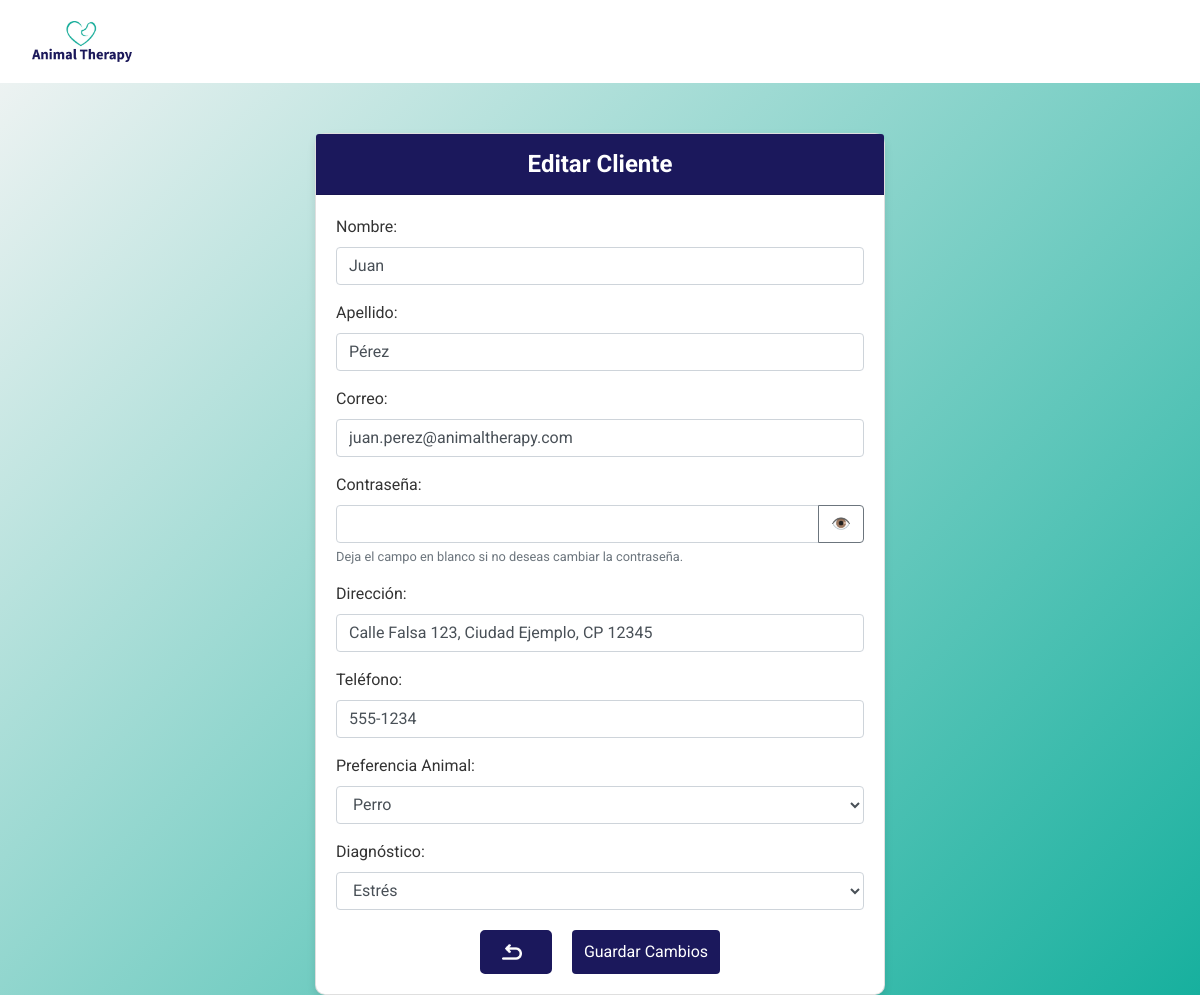
Page /panel_admin/secciones/cliente/updateCliente.php?id=17 (signed in) on the committed database.
### tables this page shows
CREATE TABLE `cliente` (
  `cliente_id` int NOT NULL AUTO_INCREMENT,
  `User_usuario_id` int NOT NULL,
  `direccion` varchar(255) DEFAULT 'en espera',
  `telefono` varchar(225) DEFAULT NULL,
  `Preferencia_animal` varchar(255) DEFAULT NULL,
  `diagnostico` varchar(255) DEFAULT NULL,
  PRIMARY KEY (`cliente_id`),
  KEY `fk_Cliente_User1_idx` (`User_usuario_id`),
  CONSTRAINT `fk_Cliente_User1` FOREIGN KEY (`User_usuario_id`) REFERENCES `user` (`usuario_id`) ON DELETE CASCADE ON UPDATE CASCADE
);

CREATE TABLE `user` (
  `usuario_id` int NOT NULL AUTO_INCREMENT,
  `nombre` varchar(255) NOT NULL,
  `apellido` varchar(255) NOT NULL,
  `correo` varchar(255) NOT NULL,
  `contrasena` varchar(255) NOT NULL,
  PRIMARY KEY (`usuario_id`),
  UNIQUE KEY `correo` (`correo`)
);

### panel_admin/secciones/cliente/updateCliente.php (the view, shortened to what this page needs)
<?php
include ('../../conexion.php');
$id = $_GET['id'];
$query_cliente = "
    SELECT u.nombre, u.apellido, u.correo, u.contrasena,
           c.direccion, c.telefono, c.Preferencia_animal, c.diagnostico
    FROM user u
    INNER JOIN cliente c ON u.usuario_id = c.User_usuario_id
    WHERE u.usuario_id = $id";
$result_cliente = mysqli_query($con, $query_cliente);
$cliente = mysqli_fetch_assoc($result_cliente);
?>
<!DOCTYPE html>
<html lang="es">
<head>
    <link rel="stylesheet" href="https://maxcdn.bootstrapcdn.com/bootstrap/4.5.2/css/bootstrap.min.css">
</head>
<body>
    <nav class="navbar navbar-expand-lg navbar-light">
        <a class="navbar-brand" href="../../index1.php">
            <img src="logoat.jpg" alt="Logo">
        </a>
    </nav>
    <div class="container">
        <div class="card">
            <div class="card-header">Editar Cliente</div>
            <div class="card-body">
                <form method="post">
                    <div class="form-group">
                        <label for="nombre">Nombre:</label>
                        <input type="text" class="form-control" id="nombre" name="nombre" value="<?php echo $cliente['nombre']; ?>" required>
                    </div>
                    <div class="form-group">
                        <label for="apellido">Apellido:</label>
                        <input type="text" class="form-control" id="apellido" name="apellido" value="<?php echo $cliente['apellido']; ?>" required>
                    </div>
                    <div class="form-group">
                        <label for="correo">Correo:</label>
                        <input type="email" class="form-control" id="correo" name="correo" value="<?php echo $cliente['correo']; ?>" required>
                    </div>
                    <div class="form-group">
                        <label for="password">Contraseña:</label>
                        <div class="input-group">
                            <input type="password" class="form-control" id="password" name="password">
                            <div class="input-group-append">
                                <button type="button" class="btn btn-outline-secondary" onclick="togglePassword()">👁️</button>
                            </div>
                        </div>
                        <small class="form-text text-muted">Deja el campo en blanco si no deseas cambiar la contraseña.</small>
                    </div>
                    <div class="form-group">
                        <label for="direccion">Dirección:</label>
                        <input type="text" class="form-control" id="direccion" name="direccion" value="<?php echo $cliente['direccion']; ?>" required>
                    </div>
                    <div class="form-group">
                        <label for="telefono">Teléfono:</label>
                        <input type="text" class="form-control" id="telefono" name="telefono" value="<?php echo $cliente['telefono']; ?>" required>
                    </div>
                    <div class="form-group">
                        <label for="preferencia_animal">Preferencia Animal:</label>
                        <select class="form-control" id="preferencia_animal" name="preferencia_animal">
                            <option value="perro" <?php if ($cliente['Preferencia_animal'] == 'perro') echo 'selected'; ?>>Perro</option>
                        </select>
                    </div>
                    <div class="form-group">
                        <label for="diagnostico">Diagnóstico:</label>
                        <select class="form-control" id="diagnostico" name="diagnostico" required>
                            <option value="estrés" <?php if ($cliente['diagnostico'] == 'estrés') echo 'selected'; ?>>Estrés</option>
                        </select>
                    </div>
                    <div class="form-buttons">
                        <a href="cliente.php" class="btn-regresar">
                            <img src="volver.png" alt="">
                        </a>
                        <button type="submit" class="btn btn-primary">Guardar Cambios</button>
                    </div>
                </form>
            </div>
        </div>
    </div>
</body>
</html>

### panel_admin/secciones/cliente/updateCliente.php (style rules this page uses)
body { background: linear-gradient(135deg, whitesmoke, #17b09e); font-family: 'Roboto', sans-serif; color: #333; }
.navbar { background-color: white; padding: 1rem 2rem; }
.navbar-brand img { width: 100px; }
.container { margin-top: 50px; max-width: 600px; }
.card { border-radius: 10px; box-shadow: 0 4px 8px rgba(0, 0, 0, 0.1); }
.card-header { background-color: #1b185c; color: white; font-weight: bold; font-size: 1.5rem; text-align: center; }
.btn-primary { background-color: #1b185c; border: none; transition: background-color 0.3s, transform 0.3s; }
.btn-regresar { display: flex; align-items: center; padding: 10px 20px; font-size: 16px; color: #1b185c; background-color: #1b185c; text-align: center; text-decoration: none; border-radius: 5px; border: 2px solid ; transition: background-color 0.3s, color 0.3s; margin-right: 10px; }
.btn-regresar img { width: 20px; height: 20px; margin-right: 8px; }
.form-buttons { display: flex; justify-content: center; gap: 10px; margin-top: 20px; }

### rows in the picture
cliente: nombre "Juan", apellido "Pérez", correo "juan.perez@animaltherapy.com", direccion "Calle Falsa 123, Ciudad Ejemplo, CP 12345", telefono "555-1234", preferencia_animal "Perro", diagnostico "Estrés"
